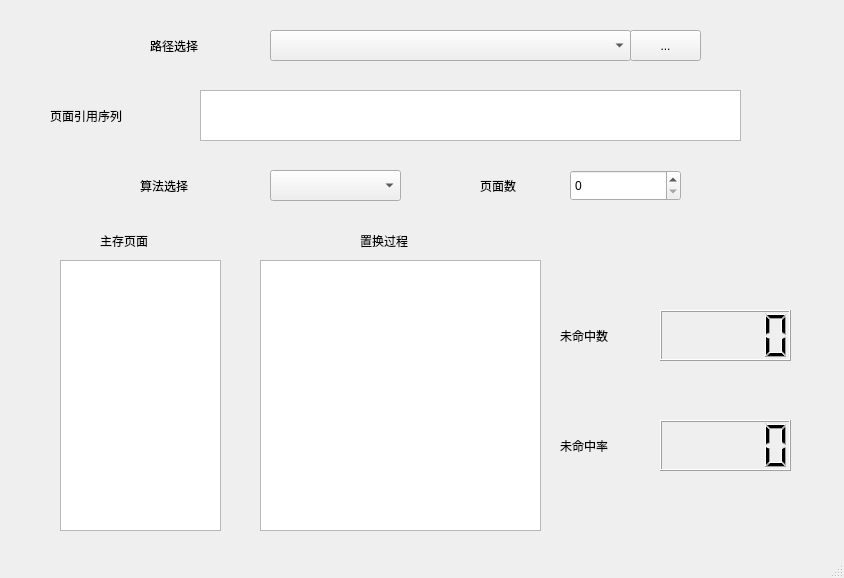
<?xml version="1.0" encoding="UTF-8"?>
<ui version="4.0">
 <class>MainWindow</class>
 <widget class="QMainWindow" name="MainWindow">
  <property name="geometry">
   <rect>
    <x>0</x>
    <y>0</y>
    <width>844</width>
    <height>578</height>
   </rect>
  </property>
  <property name="windowTitle">
   <string>MainWindow</string>
  </property>
  <widget class="QWidget" name="centralwidget">
   <widget class="QToolButton" name="toolButton">
    <property name="geometry">
     <rect>
      <x>630</x>
      <y>30</y>
      <width>71</width>
      <height>31</height>
     </rect>
    </property>
    <property name="text">
     <string>...</string>
    </property>
   </widget>
   <widget class="QComboBox" name="cbo_path">
    <property name="geometry">
     <rect>
      <x>270</x>
      <y>30</y>
      <width>361</width>
      <height>31</height>
     </rect>
    </property>
   </widget>
   <widget class="QTextBrowser" name="textBrowser">
    <property name="geometry">
     <rect>
      <x>200</x>
      <y>90</y>
      <width>541</width>
      <height>51</height>
     </rect>
    </property>
    <property name="html">
     <string>&lt;!DOCTYPE HTML PUBLIC &quot;-//W3C//DTD HTML 4.0//EN&quot; &quot;http://www.w3.org/TR/REC-html40/strict.dtd&quot;&gt;
&lt;html&gt;&lt;head&gt;&lt;meta name=&quot;qrichtext&quot; content=&quot;1&quot; /&gt;&lt;style type=&quot;text/css&quot;&gt;
p, li { white-space: pre-wrap; }
&lt;/style&gt;&lt;/head&gt;&lt;body style=&quot; font-family:'SimSun'; font-size:9pt; font-weight:400; font-style:normal;&quot;&gt;
&lt;p align=&quot;center&quot; style=&quot;-qt-paragraph-type:empty; margin-top:0px; margin-bottom:0px; margin-left:0px; margin-right:0px; -qt-block-indent:0; text-indent:0px; font-family:'SimSun';&quot;&gt;&lt;br /&gt;&lt;/p&gt;&lt;/body&gt;&lt;/html&gt;</string>
    </property>
   </widget>
   <widget class="QLabel" name="label_2">
    <property name="geometry">
     <rect>
      <x>150</x>
      <y>30</y>
      <width>281</width>
      <height>31</height>
     </rect>
    </property>
    <property name="font">
     <font>
      <family>新宋体</family>
     </font>
    </property>
    <property name="text">
     <string>路径选择</string>
    </property>
   </widget>
   <widget class="QComboBox" name="comboBox">
    <property name="geometry">
     <rect>
      <x>270</x>
      <y>170</y>
      <width>131</width>
      <height>31</height>
     </rect>
    </property>
    <item>
     <property name="text">
      <string/>
     </property>
    </item>
    <item>
     <property name="text">
      <string>FIFO</string>
     </property>
    </item>
    <item>
     <property name="text">
      <string>LRU</string>
     </property>
    </item>
   </widget>
   <widget class="QLabel" name="label_3">
    <property name="geometry">
     <rect>
      <x>140</x>
      <y>170</y>
      <width>141</width>
      <height>31</height>
     </rect>
    </property>
    <property name="font">
     <font>
      <family>新宋体</family>
     </font>
    </property>
    <property name="text">
     <string>算法选择</string>
    </property>
   </widget>
   <widget class="QTextBrowser" name="textBrowser_2">
    <property name="geometry">
     <rect>
      <x>260</x>
      <y>260</y>
      <width>281</width>
      <height>271</height>
     </rect>
    </property>
   </widget>
   <widget class="QTextBrowser" name="textBrowser_3">
    <property name="geometry">
     <rect>
      <x>60</x>
      <y>260</y>
      <width>161</width>
      <height>271</height>
     </rect>
    </property>
   </widget>
   <widget class="QLCDNumber" name="lcdNumber">
    <property name="geometry">
     <rect>
      <x>660</x>
      <y>310</y>
      <width>131</width>
      <height>51</height>
     </rect>
    </property>
   </widget>
   <widget class="QLCDNumber" name="lcdNumber_2">
    <property name="geometry">
     <rect>
      <x>660</x>
      <y>420</y>
      <width>131</width>
      <height>51</height>
     </rect>
    </property>
   </widget>
   <widget class="QLabel" name="label_4">
    <property name="geometry">
     <rect>
      <x>560</x>
      <y>320</y>
      <width>141</width>
      <height>31</height>
     </rect>
    </property>
    <property name="font">
     <font>
      <family>新宋体</family>
     </font>
    </property>
    <property name="text">
     <string>未命中数</string>
    </property>
   </widget>
   <widget class="QLabel" name="label_5">
    <property name="geometry">
     <rect>
      <x>560</x>
      <y>430</y>
      <width>141</width>
      <height>31</height>
     </rect>
    </property>
    <property name="font">
     <font>
      <family>新宋体</family>
     </font>
    </property>
    <property name="text">
     <string>未命中率</string>
    </property>
   </widget>
   <widget class="QLabel" name="label">
    <property name="geometry">
     <rect>
      <x>100</x>
      <y>230</y>
      <width>91</width>
      <height>21</height>
     </rect>
    </property>
    <property name="text">
     <string>主存页面</string>
    </property>
   </widget>
   <widget class="QLabel" name="label_6">
    <property name="geometry">
     <rect>
      <x>360</x>
      <y>230</y>
      <width>121</width>
      <height>21</height>
     </rect>
    </property>
    <property name="text">
     <string>置换过程</string>
    </property>
   </widget>
   <widget class="QLabel" name="label_7">
    <property name="geometry">
     <rect>
      <x>50</x>
      <y>100</y>
      <width>141</width>
      <height>31</height>
     </rect>
    </property>
    <property name="font">
     <font>
      <family>新宋体</family>
     </font>
    </property>
    <property name="text">
     <string>页面引用序列</string>
    </property>
   </widget>
   <widget class="QLabel" name="label_8">
    <property name="geometry">
     <rect>
      <x>480</x>
      <y>170</y>
      <width>141</width>
      <height>31</height>
     </rect>
    </property>
    <property name="font">
     <font>
      <family>新宋体</family>
     </font>
    </property>
    <property name="text">
     <string>页面数</string>
    </property>
   </widget>
   <widget class="QSpinBox" name="spinBox">
    <property name="geometry">
     <rect>
      <x>570</x>
      <y>170</y>
      <width>111</width>
      <height>31</height>
     </rect>
    </property>
   </widget>
  </widget>
  <widget class="QMenuBar" name="menubar">
   <property name="geometry">
    <rect>
     <x>0</x>
     <y>0</y>
     <width>844</width>
     <height>26</height>
    </rect>
   </property>
  </widget>
  <widget class="QStatusBar" name="statusbar"/>
 </widget>
 <resources/>
 <connections/>
</ui>
